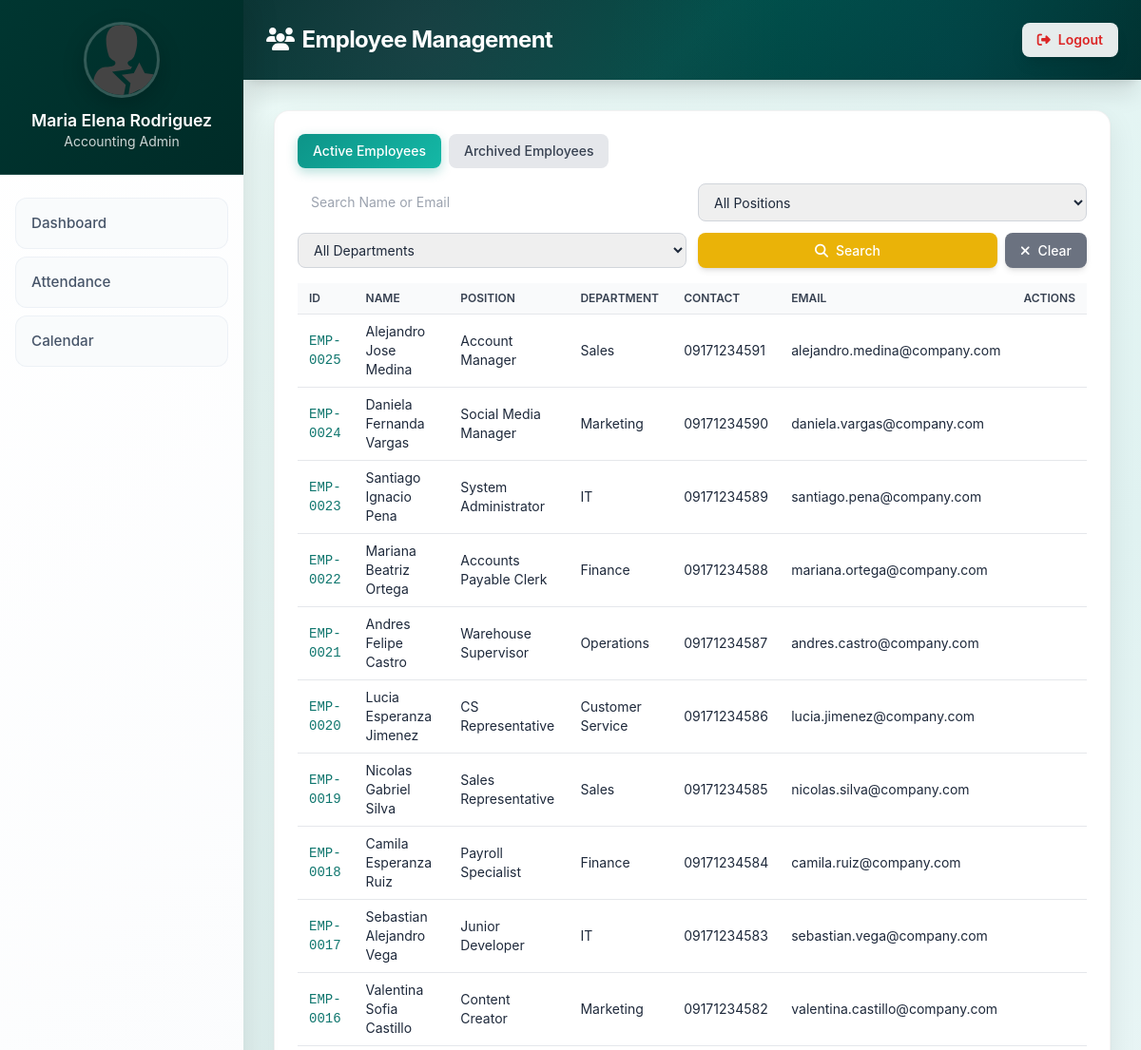
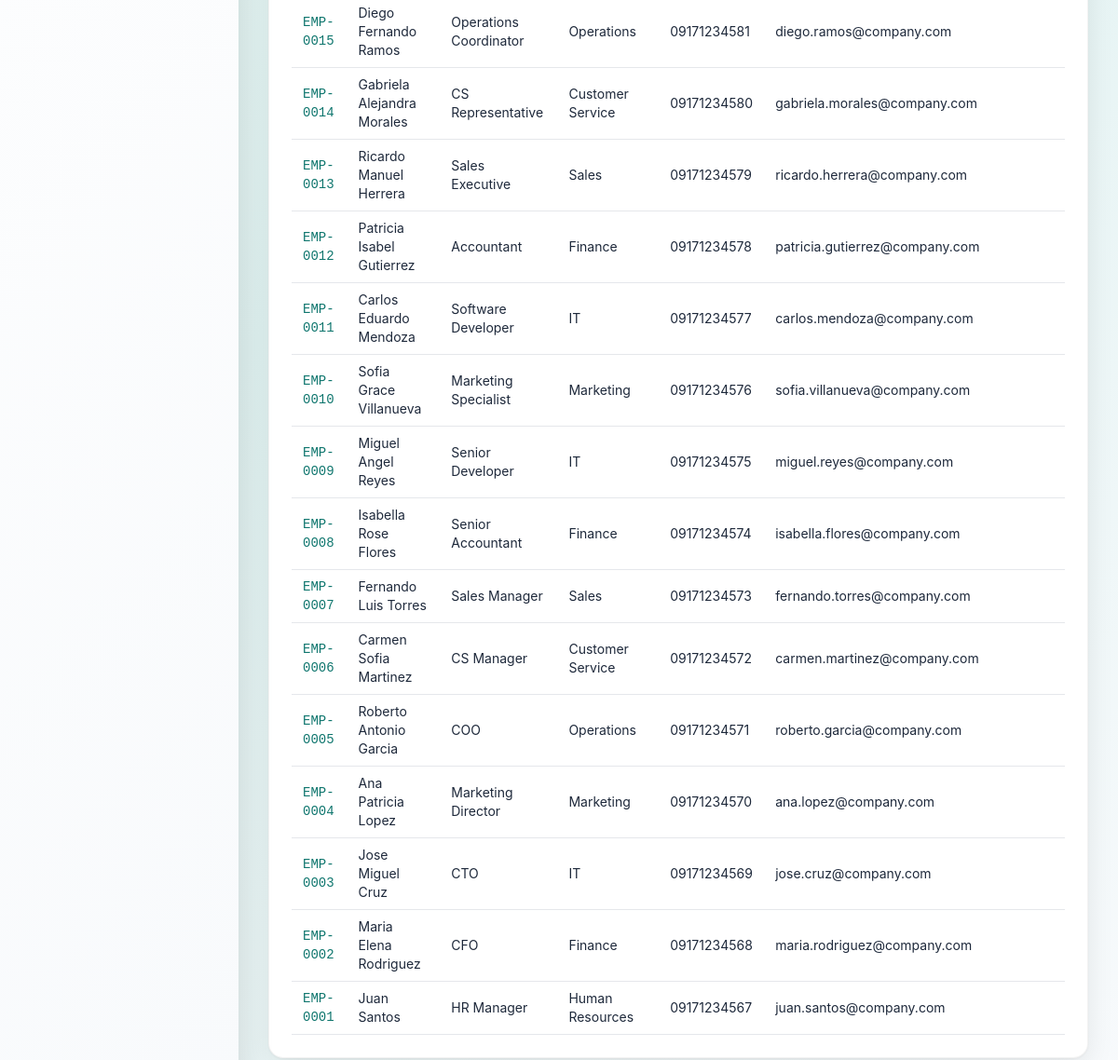
/pages/employees.php (signed in), run on the app's committed database (2 pictures, top to bottom).
### tables this page shows
CREATE TABLE `employee` (
  `employee_id` int(11) NOT NULL,
  `first_name` varchar(50) DEFAULT NULL,
  `last_name` varchar(50) DEFAULT NULL,
  `middle_name` varchar(50) DEFAULT NULL,
  `gender` varchar(10) DEFAULT NULL,
  `birth_date` date DEFAULT NULL,
  `contact_number` varchar(20) DEFAULT NULL,
  `email` varchar(100) DEFAULT NULL,
  `address` varchar(255) DEFAULT NULL,
  `house_number` varchar(50) DEFAULT NULL,
  `street` varchar(100) DEFAULT NULL,
  `barangay` varchar(100) DEFAULT NULL,
  `city` varchar(100) DEFAULT NULL,
  `province` varchar(100) DEFAULT NULL,
  `secondary_email` varchar(100) DEFAULT NULL,
  `secondary_contact_number` varchar(20) DEFAULT NULL,
  `hire_date` date DEFAULT NULL,
  `department_id` int(11) DEFAULT NULL,
  `position_id` int(11) DEFAULT NULL,
  `contract_id` int(11) DEFAULT NULL,
  `employment_status` varchar(20) DEFAULT NULL
);

CREATE TABLE `position` (
  `position_id` int(11) NOT NULL,
  `position_title` varchar(100) NOT NULL,
  `job_description` varchar(255) DEFAULT NULL,
  `salary_grade` int(11) DEFAULT NULL
);

CREATE TABLE `department` (
  `department_id` int(11) NOT NULL,
  `department_name` varchar(100) NOT NULL,
  `description` varchar(255) DEFAULT NULL
);

### config/database.php (called while the page is built, shortened)
<?php
function fetchAll($conn, $sql, $params = []) {
    try {
        $stmt = $conn->prepare($sql);
        $stmt->execute($params);
        return $stmt->fetchAll(PDO::FETCH_ASSOC);
    } catch (PDOException $e) {
        error_log("Fetch All Error: " . $e->getMessage());
        return [];
    }
}
?>

### pages/employees.php (the view, shortened to what this page needs)
<?php
require_once '../config/database.php';
require_once '../includes/auth.php';
$view = $_GET['view'] ?? 'active';
$search = $_GET['search'] ?? '';
$sql = "SELECT e.*,
        d.department_name,
        p.position_title,
        er.base_monthly_salary,
        CONCAT('EMP-', LPAD(e.employee_id, 4, '0')) as external_employee_no
        FROM employee e
        LEFT JOIN department d ON e.department_id = d.department_id
        LEFT JOIN position p ON e.position_id = p.position_id
        LEFT JOIN employee_refs er ON er.external_employee_no = CONCAT('EMP-', LPAD(e.employee_id, 4, '0'))
        WHERE e.employment_status = ?";
$params = [$view === 'archived' ? 'Inactive' : 'Active'];
$sql .= " ORDER BY e.employee_id DESC";
$employees = fetchAll($conn, $sql, $params);
?>
<!DOCTYPE html>
<html lang="en">
<head>
    <script src="https://cdn.tailwindcss.com"></script>
    <link rel="stylesheet" href="../css/styles.css">
    <link rel="stylesheet" href="https://cdnjs.cloudflare.com/ajax/libs/font-awesome/6.4.0/css/all.min.css">
</head>
<body>
    <div class="min-h-screen lg:ml-64">
        <header class="header-gradient text-white p-4 lg:p-6 shadow-xl">
            <div class="flex items-center justify-between pl-14 lg:pl-0">
                <?php include '../includes/sidebar.php'; ?>
                <h1 class="text-lg sm:text-xl lg:text-2xl font-bold tracking-tight">
                    <i class="fas fa-users mr-2"></i>Employee Management
                </h1>
                <button onclick="openLogoutModal()" class="bg-white/90 backdrop-blur-sm px-4 py-2 rounded-lg font-semibold text-red-600 hover:text-red-700 hover:bg-white transition-all duration-200 text-xs sm:text-sm shadow-lg hover:shadow-xl transform hover:scale-105">
                    <i class="fas fa-sign-out-alt mr-2"></i>Logout
                </button>
            </div>
        </header>
        <main class="p-3 sm:p-4 lg:p-8">
            <div class="card-enhanced p-4 lg:p-6 mb-4 lg:mb-6">
                <div class="flex flex-wrap gap-2 mb-4">
                    <a href="?view=active" class="tab-button px-4 py-2 rounded-lg font-medium text-sm <?php echo $view === 'active' ? 'active' : 'bg-gray-200 text-gray-700 hover:bg-gray-300'; ?>">
                        Active Employees
                    </a>
                    <a href="?view=archived" class="tab-button px-4 py-2 rounded-lg font-medium text-sm <?php echo $view === 'archived' ? 'active' : 'bg-gray-200 text-gray-700 hover:bg-gray-300'; ?>">
                        Archived Employees
                    </a>
                </div>
                <form method="GET" id="filterForm" class="grid grid-cols-1 sm:grid-cols-2 gap-3 mb-4">
                    <input type="text" name="search" id="searchInput" value="<?php echo htmlspecialchars($search); ?>"
                        placeholder="Search Name or Email"
                        class="px-3 py-2 border border-gray-300 rounded-lg focus:outline-none focus:ring-2 focus:ring-teal-500 text-sm">
                    <select name="position" onchange="this.form.submit()"
                        class="px-3 py-2 border border-gray-300 rounded-lg focus:outline-none focus:ring-2 focus:ring-teal-500 text-sm">
                        <option value="">All Positions</option>
                    </select>
                    <select name="department" onchange="this.form.submit()"
                        class="px-3 py-2 border border-gray-300 rounded-lg focus:outline-none focus:ring-2 focus:ring-teal-500 text-sm">
                        <option value="">All Departments</option>
                    </select>
                    <div class="flex gap-2">
                        <button type="submit" class="flex-1 bg-yellow-500 hover:bg-yellow-600 text-white px-4 py-2 rounded-lg font-medium text-sm shadow-md hover:shadow-lg transition-all duration-200">
                            <i class="fas fa-search mr-2"></i>Search
                        </button>
                        <button type="button" onclick="clearFilters()" class="bg-gray-500 hover:bg-gray-600 text-white px-4 py-2 rounded-lg font-medium text-sm shadow-md hover:shadow-lg transition-all duration-200">
                            <i class="fas fa-times mr-2"></i>Clear
                        </button>
                    </div>
                </form>
                <div class="overflow-x-auto">
                    <table class="desktop-table w-full">
                        <thead>
                            <tr class="bg-gray-50 border-b border-gray-200">
                                <th class="px-3 py-2 text-left text-xs font-semibold text-gray-700 uppercase">ID</th>
                                <th class="px-3 py-2 text-left text-xs font-semibold text-gray-700 uppercase">Name</th>
                                <th class="px-3 py-2 text-left text-xs font-semibold text-gray-700 uppercase">Position</th>
                                <th class="px-3 py-2 text-left text-xs font-semibold text-gray-700 uppercase">Department</th>
                                <th class="px-3 py-2 text-left text-xs font-semibold text-gray-700 uppercase">Contact</th>
                                <th class="px-3 py-2 text-left text-xs font-semibold text-gray-700 uppercase">Email</th>
                                <th class="px-3 py-2 text-left text-xs font-semibold text-gray-700 uppercase">Actions</th>
                            </tr>
                        </thead>
                        <tbody>
                            <?php if (empty($employees)): ?>
                                <tr>
                                    <td colspan="7" class="px-3 py-8 text-center text-gray-500">
                                        No <?php echo $view === 'archived' ? 'archived' : 'active'; ?> employees found
                                    </td>
                                </tr>
                            <?php else: ?>
                                <?php foreach ($employees as $emp): ?>
                                    <tr class="border-b border-gray-200 hover:bg-gray-50">
                                        <td class="px-3 py-2 text-sm font-mono text-teal-700"><?php echo htmlspecialchars($emp['external_employee_no']); ?></td>
                                        <td class="px-3 py-2 text-sm"><?php echo htmlspecialchars($emp['first_name'] . ' ' . $emp['last_name']); ?></td>
                                        <td class="px-3 py-2 text-sm"><?php echo htmlspecialchars($emp['position_title'] ?? 'N/A'); ?></td>
                                        <td class="px-3 py-2 text-sm"><?php echo htmlspecialchars($emp['department_name'] ?? 'N/A'); ?></td>
                                        <td class="px-3 py-2 text-sm"><?php echo htmlspecialchars($emp['contact_number'] ?? 'N/A'); ?></td>
                                        <td class="px-3 py-2 text-sm"><?php echo htmlspecialchars($emp['email'] ?? 'N/A'); ?></td>
                                        <td class="px-3 py-2">
                                        </td>
                                    </tr>
                                <?php endforeach; ?>
                            <?php endif; ?>
                        </tbody>
                    </table>
                </div>
            </div>
        </main>
    </div>
</body>
</html>

### includes/sidebar.php (shortened to what this page needs)
<aside id="sidebar" class="w-64 bg-white shadow-lg h-screen fixed left-0 top-0 z-50 transform -translate-x-full lg:translate-x-0 transition-transform duration-300 ease-in-out overflow-y-auto">
    <div class="p-6 border-b border-gray-200 text-center pt-16 lg:pt-6">
        <?php
        $asset_path = (strpos($_SERVER['PHP_SELF'], '/pages/') !== false) ? '../assets/' : 'assets/';
        ?>
        <img src="<?php echo $asset_path; ?>user-green.svg"
            alt="Profile"
            class="w-20 h-20 rounded-full mx-auto mb-3 object-cover shadow-md">
        <h3 class="font-semibold text-gray-800 text-sm lg:text-base">
            <?php echo isset($_SESSION['user_name']) ? $_SESSION['user_name'] : 'Justin Rivera'; ?>
        </h3>
        <p class="text-xs lg:text-sm text-gray-600">
            <?php echo isset($_SESSION['user_role']) ? $_SESSION['user_role'] : 'Final Boss'; ?>
        </p>
    </div>
    <nav class="p-4">
        <?php
        $current_page = basename($_SERVER['PHP_SELF']);
        $is_in_pages = (strpos($_SERVER['PHP_SELF'], '/pages/') !== false || strpos($_SERVER['PHP_SELF'], '\\pages\\') !== false);
        $base_path = $is_in_pages ? '' : 'pages/';
        $menu_items = [
            'dashboard.php' => 'Dashboard',
            'employees.php' => 'Employee',
            'attendance.php' => 'Attendance',
            'leave.php' => 'Leave',
            'recruitment.php' => 'Recruitment',
            'calendar.php' => 'Calendar',
            'roles.php' => 'Roles',
            'logs.php' => 'Logs'
        ];
        foreach ($menu_items as $page => $label):
            if ($page === 'logs.php' && !canViewLogs()) {
                continue;
            }
            if ($page === 'roles.php' && !canManageRoles()) {
                continue;
            }
            if ($page === 'recruitment.php' && !canManageRecruitment()) {
                continue;
            }
            if ($page === 'employees.php' && !canManageEmployees()) {
                continue;
            }
            if ($page === 'leave.php' && !canManageLeaves()) {
                continue;
            }
            $is_active = ($current_page === $page);
            $active_class = $is_active ? 'bg-teal-700 text-white font-medium' : 'bg-gray-100 text-gray-700 hover:bg-gray-200';
            $full_path = $base_path . $page;
        ?>
            <a href="<?php echo $full_path; ?>"
                class="block px-4 py-3 mb-2 rounded-lg <?php echo $active_class; ?> text-sm lg:text-base transition-colors">
                <?php echo $label; ?>
            </a>
        <?php endforeach; ?>
    </nav>
</aside>

### css/styles.css (style rules this page uses)
:root { --primary: #003631; --primary-light: #004d45; --primary-dark: #002b27; --accent: #ec4899; --accent-light: #f472b6; --gray-light: #f8fafc; --gray-dark: #1e293b; --shadow: 0 4px 6px -1px rgba(0, 0, 0, 0.1), 0 2px 4px -1px rgba(0, 0, 0, 0.06); --shadow-lg: 0 20px 25px -5px rgba(0, 0, 0, 0.1), 0 10px 10px -5px rgba(0, 0, 0, 0.04); }
* { box-sizing: border-box; }
body { font-family: 'Inter', -apple-system, BlinkMacSystemFont, sans-serif; background: linear-gradient(135deg, #f0fdfa 0%, #f8fafc 100%); margin: 0; padding: 0; color: var(--gray-dark); overflow-x: hidden; }
@media (min-width: 769px) { .desktop-table { display: table; } }
input[type="text"], input[type="password"] { transition: all 0.3s ease; border: 2px solid transparent; }
button { transition: all 0.3s ease; }
html { scroll-behavior: smooth; }
* { scrollbar-width: thin; scrollbar-color: #cbd5e1 #f1f5f9; }

### pages/employees.php (style rules this page uses)
body { background: linear-gradient(135deg, #f0fdfa 0%, #e0f2f1 50%, #f8fafc 100%); background-attachment: fixed; }
.header-gradient { background: linear-gradient(135deg, #003631 0%, #004d45 50%, #002b27 100%); position: relative; overflow: hidden; }
.header-gradient::before { content: ''; position: absolute; top: 0; left: 0; right: 0; bottom: 0; background: radial-gradient(circle at 20% 50%, rgba(236, 72, 153, 0.1) 0%, transparent 50%), radial-gradient(circle at 80% 80%, rgba(14, 165, 233, 0.1) 0%, transparent 50%); pointer-events: none; }
.header-gradient > * { position: relative; z-index: 1; }
@media (min-width: 769px) { .desktop-table { display: table; } }
.tab-button { transition: all 0.3s ease; position: relative; }
.tab-button.active { background: linear-gradient(135deg, #0d9488 0%, #14b8a6 100%); color: white; box-shadow: 0 4px 12px rgba(13, 148, 136, 0.3); }
.card-enhanced { background: white; border-radius: 16px; box-shadow: 0 10px 30px rgba(0, 0, 0, 0.08), 0 1px 3px rgba(0, 0, 0, 0.05); transition: all 0.3s ease; border: 1px solid rgba(0, 0, 0, 0.05); }
input[type="text"], input[type="email"], input[type="date"], select { transition: all 0.3s ease; border: 2px solid transparent; }
table thead { background: linear-gradient(135deg, #f8fafc 0%, #f1f5f9 100%); }
table tbody tr { transition: all 0.2s ease; }

### includes/sidebar.php (style rules this page uses)
header { position: relative !important; }
#sidebar { background: linear-gradient(135deg, #ffffff 0%, #f8fafc 100%); box-shadow: 0 0 40px rgba(0, 0, 0, 0.1); backdrop-filter: blur(20px); z-index: 50 !important; overflow-y: auto; scrollbar-width: none; -ms-overflow-style: none; }
#sidebar .p-6 { background: linear-gradient(135deg, #003631 0%, #002b27 100%); margin: -1px -1px 0 -1px; border-bottom: 1px solid rgba(255, 255, 255, 0.1); }
#sidebar .p-6 img { border: 3px solid rgba(255, 255, 255, 0.2); box-shadow: 0 8px 25px rgba(0, 0, 0, 0.2); transition: all 0.4s ease; }
#sidebar .p-6 h3 { color: white; font-weight: 600; font-size: 1.1rem; margin-top: 12px; }
#sidebar .p-6 p { color: rgba(255, 255, 255, 0.8); font-size: 0.875rem; }
#sidebar nav { padding: 24px 16px; }
#sidebar nav a { display: flex; align-items: center; padding: 14px 16px; margin-bottom: 8px; border-radius: 12px; font-weight: 500; font-size: 0.95rem; transition: all 0.3s cubic-bezier(0.4, 0, 0.2, 1); position: relative; overflow: hidden; border: 1px solid transparent; }
#sidebar nav a::before { content: ''; position: absolute; top: 0; left: -100%; width: 100%; height: 100%; background: linear-gradient(90deg, transparent, rgba(255, 255, 255, 0.4), transparent); transition: left 0.6s ease; }
#sidebar nav a:not(.bg-teal-700) { background: rgba(248, 250, 252, 0.8); color: #475569; border: 1px solid rgba(226, 232, 240, 0.5); }
@media (min-width: 1024px) { #sidebar { box-shadow: 4px 0 20px rgba(0, 0, 0, 0.05); } }
#sidebar { transition: transform 0.4s cubic-bezier(0.4, 0, 0.2, 1), box-shadow 0.4s ease; }
#sidebar { scrollbar-width: none; -ms-overflow-style: none; }

### data on the page
employee: external_employee_no "EMP-0025", first_name+last_name "Alejandro Jose Medina", position.position_title "Account Manager", department.department_name "Sales", contact_number "09171234591", email "alejandro.medina@company.com"
employee: external_employee_no "EMP-0024", first_name+last_name "Daniela Fernanda Vargas", position.position_title "Social Media Manager", department.department_name "Marketing", contact_number "09171234590", email "daniela.vargas@company.com"
employee: external_employee_no "EMP-0023", first_name+last_name "Santiago Ignacio Pena", position.position_title "System Administrator", department.department_name "IT", contact_number "09171234589", email "santiago.pena@company.com"
employee: external_employee_no "EMP-0022", first_name+last_name "Mariana Beatriz Ortega", position.position_title "Accounts Payable Clerk", department.department_name "Finance", contact_number "09171234588", email "mariana.ortega@company.com"
employee: external_employee_no "EMP-0021", first_name+last_name "Andres Felipe Castro", position.position_title "Warehouse Supervisor", department.department_name "Operations", contact_number "09171234587", email "andres.castro@company.com"
employee: external_employee_no "EMP-0020", first_name+last_name "Lucia Esperanza Jimenez", position.position_title "CS Representative", department.department_name "Customer Service", contact_number "09171234586", email "lucia.jimenez@company.com"
employee: external_employee_no "EMP-0019", first_name+last_name "Nicolas Gabriel Silva", position.position_title "Sales Representative", department.department_name "Sales", contact_number "09171234585", email "nicolas.silva@company.com"
employee: external_employee_no "EMP-0018", first_name+last_name "Camila Esperanza Ruiz", position.position_title "Payroll Specialist", department.department_name "Finance", contact_number "09171234584", email "camila.ruiz@company.com"
employee: external_employee_no "EMP-0017", first_name+last_name "Sebastian Alejandro Vega", position.position_title "Junior Developer", department.department_name "IT", contact_number "09171234583", email "sebastian.vega@company.com"
employee: external_employee_no "EMP-0016", first_name+last_name "Valentina Sofia Castillo", position.position_title "Content Creator", department.department_name "Marketing", contact_number "09171234582", email "valentina.castillo@company.com"
employee: external_employee_no "EMP-0015", first_name+last_name "Diego Fernando Ramos", position.position_title "Operations Coordinator", department.department_name "Operations", contact_number "09171234581", email "diego.ramos@company.com"
employee: external_employee_no "EMP-0014", first_name+last_name "Gabriela Alejandra Morales", position.position_title "CS Representative", department.department_name "Customer Service", contact_number "09171234580", email "gabriela.morales@company.com"
employee: external_employee_no "EMP-0013", first_name+last_name "Ricardo Manuel Herrera", position.position_title "Sales Executive", department.department_name "Sales", contact_number "09171234579", email "ricardo.herrera@company.com"
employee: external_employee_no "EMP-0012", first_name+last_name "Patricia Isabel Gutierrez", position.position_title "Accountant", department.department_name "Finance", contact_number "09171234578", email "patricia.gutierrez@company.com"
employee: external_employee_no "EMP-0011", first_name+last_name "Carlos Eduardo Mendoza", position.position_title "Software Developer", department.department_name "IT", contact_number "09171234577", email "carlos.mendoza@company.com"
employee: external_employee_no "EMP-0010", first_name+last_name "Sofia Grace Villanueva", position.position_title "Marketing Specialist", department.department_name "Marketing", contact_number "09171234576", email "sofia.villanueva@company.com"
employee: external_employee_no "EMP-0009", first_name+last_name "Miguel Angel Reyes", position.position_title "Senior Developer", department.department_name "IT", contact_number "09171234575", email "miguel.reyes@company.com"
employee: external_employee_no "EMP-0008", first_name+last_name "Isabella Rose Flores", position.position_title "Senior Accountant", department.department_name "Finance", contact_number "09171234574", email "isabella.flores@company.com"
employee: external_employee_no "EMP-0007", first_name+last_name "Fernando Luis Torres", position.position_title "Sales Manager", department.department_name "Sales", contact_number "09171234573", email "fernando.torres@company.com"
employee: external_employee_no "EMP-0006", first_name+last_name "Carmen Sofia Martinez", position.position_title "CS Manager", department.department_name "Customer Service", contact_number "09171234572", email "carmen.martinez@company.com"
employee: external_employee_no "EMP-0005", first_name+last_name "Roberto Antonio Garcia", position.position_title "COO", department.department_name "Operations", contact_number "09171234571", email "roberto.garcia@company.com"
employee: external_employee_no "EMP-0004", first_name+last_name "Ana Patricia Lopez", position.position_title "Marketing Director", department.department_name "Marketing", contact_number "09171234570", email "ana.lopez@company.com"
employee: external_employee_no "EMP-0003", first_name+last_name "Jose Miguel Cruz", position.position_title "CTO", department.department_name "IT", contact_number "09171234569", email "jose.cruz@company.com"
employee: external_employee_no "EMP-0002", first_name+last_name "Maria Elena Rodriguez", position.position_title "CFO", department.department_name "Finance", contact_number "09171234568", email "maria.rodriguez@company.com"
employee: external_employee_no "EMP-0001", first_name+last_name "Juan Santos", position.position_title "HR Manager", department.department_name "Human Resources", contact_number "09171234567", email "juan.santos@company.com"

### other printed values
$_SESSION['user_name'] "Maria Elena Rodriguez"
$_SESSION['user_role'] "Accounting Admin"
$label "Dashboard"
$label "Attendance"
$label "Calendar"
